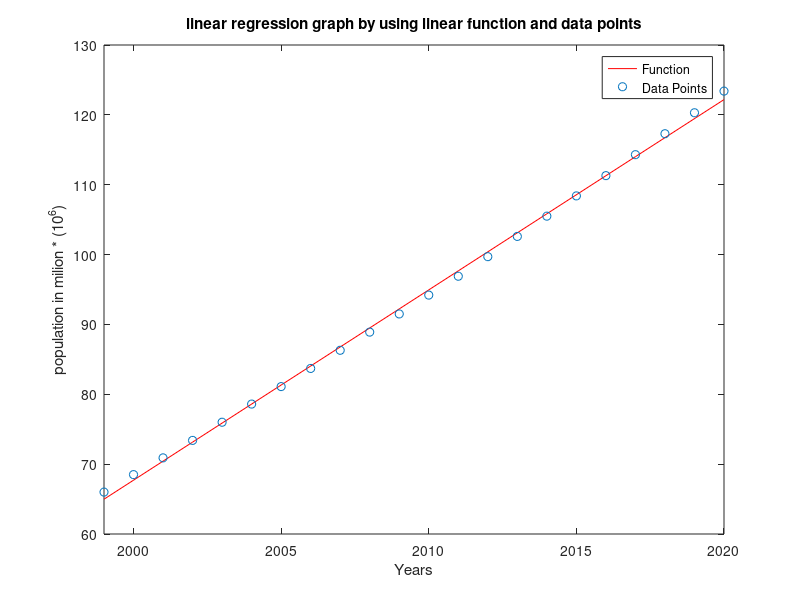

Source code (MATLAB):

%% code for Linear Data Curve Fitting
clear
clc
%data points 
x1 = [1999 2000 2001 2002 2003 2004 2005 2006 2007 2008 2009 2010 2011 2012 2013 2014 2015 2016 2017 2018 2019 2020 ]; %number of years
y1 = [66 68.5 70.9 73.4 76 78.6 81.1 83.7 86.3 88.9 91.5 94.2 96.9 99.7 102.6 105.5 108.4 111.3 114.3 117.3 120.3 123.4 ];% population in million

%% The Algoritms
X=[1 1 1 1 1 1 1 1 1 1 1 1 1 1 1 1 1 1 1 1 1 1 ; 1999 2000 2001 2002 2003 2004 2005 2006 2007 2008 2009 2010 2011 2012 2013 2014 2015 2016 2017 2018 2019 2020];
Y=y1;
Xnew = inv((X*transpose(X)));
ynew= X*transpose(Y);
coff = Xnew * ynew;
f=@(x) coff(1) + coff(2)*x; % the function 

%% Error calculation 
for i=1:size(y1,2)
    eror(i)=abs(y1(i)-f(x1(i)))/y1(i);
end
fprintf('The error is %f %% \n ',norm(eror,Inf)*100)

%% Graphical representation

% Plot the function
fplot(@(x) coff(1) + coff(2)*x,[1999 2020],'r')
hold on % Hold the graph to add scatter plot
% Add the scatter plot
scatter(x1, y1)
% Add axis labels and legend
xlabel('Years')
ylabel('population in milion * (10^6)')
legend('Function', 'Data Points')   

% Add title
title('linear regression graph by using linear function and data points')
